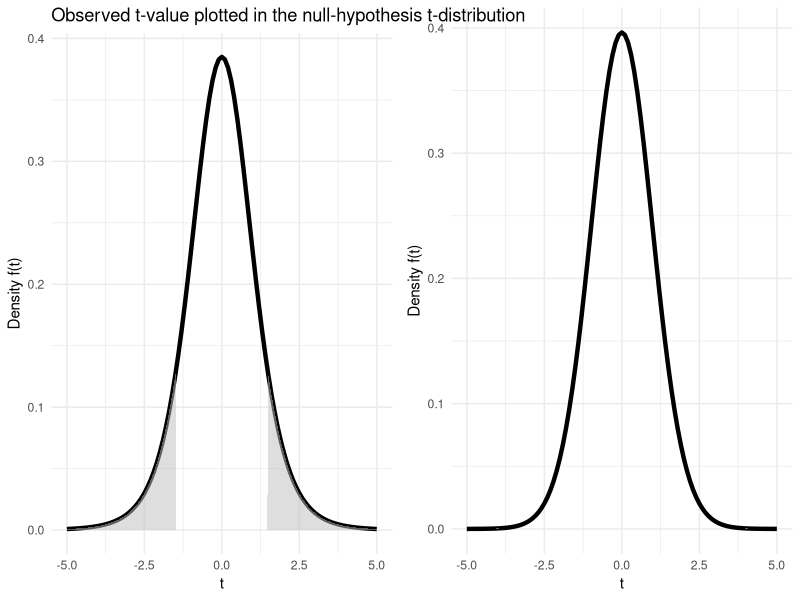

Generate this figure with R:
## ---- chunk 1
# Laster inn nødvendige pakker
library(tidyverse)
library(gridExtra)


set.seed(1) # Sikrer at alle dei tilfeldige tallene som generes er dei sammen hver gang koden kjøres
population <- rnorm(1000000, mean = 1.5, sd = 3) # Generer 1 million tilfeldige verdier som er normalfordelt

# Sample 1
samp1 <- data.frame(y = sample(population, 8, replace = FALSE))

# Sample 2
samp2 <- data.frame(y = sample(population, 40, replace = FALSE))

# Lager lineære modeller for hver sample med kun en konstant
m1 <- lm(y ~ 1, data = samp1)
m2 <- lm(y ~ 1, data = samp2)

# Oppsummering av modellen m1
summary(m1)
## ---- chunk 2
# Definer t-verdi 
t_value1 <- 1.47
t_value2 <- 3.953
df1 <- 7   # Antall frihetsgrader (n-1, her 8-1=7)
df2 <- 39  # Antall frihetsgrader (n-1, her 40-1=39)

# Lag dataramme for x-verdier
x_vals <- seq(-5, 5, length.out = 1000)

# Bruk ggplot for å lage en t-fordeling med skyggelagte områder for modell 1
plot1 <- ggplot(data.frame(x = x_vals), aes(x = x)) +
  stat_function(fun = dt, args = list(df = df1), color = "black", size = 1.5) +  # T-fordelingskurve
  geom_area(data = subset(data.frame(x = x_vals), x < -t_value1), aes(x = x, y = dt(x, df1)), fill = "gray", alpha = 0.5) +  # Venstre hale
  geom_area(data = subset(data.frame(x = x_vals), x > t_value1), aes(x = x, y = dt(x, df1)), fill = "gray", alpha = 0.5) +   # Høyre hale
  labs(title = "Observed t-value plotted in the null-hypothesis t-distribution", 
       x = "t", y = "Density f(t)") +
  theme_minimal()

# Gjør det samme for modell 2
plot2 <- ggplot(data.frame(x = x_vals), aes(x = x)) +
  stat_function(fun = dt, args = list(df = df2), color = "black", size = 1.5) +  # T-fordelingskurve
  geom_area(data = subset(data.frame(x = x_vals), x < -t_value2), aes(x = x, y = dt(x, df2)), fill = "gray", alpha = 0.5) +  # Venstre hale
  geom_area(data = subset(data.frame(x = x_vals), x > t_value2), aes(x = x, y = dt(x, df2)), fill = "gray", alpha = 0.5) +   # Høyre hale
   labs(x = "t", y = "Density f(t)") +
  theme_minimal()

# Kombiner de to plott ved siden av hverandre
grid.arrange(plot1, plot2, ncol = 2)
